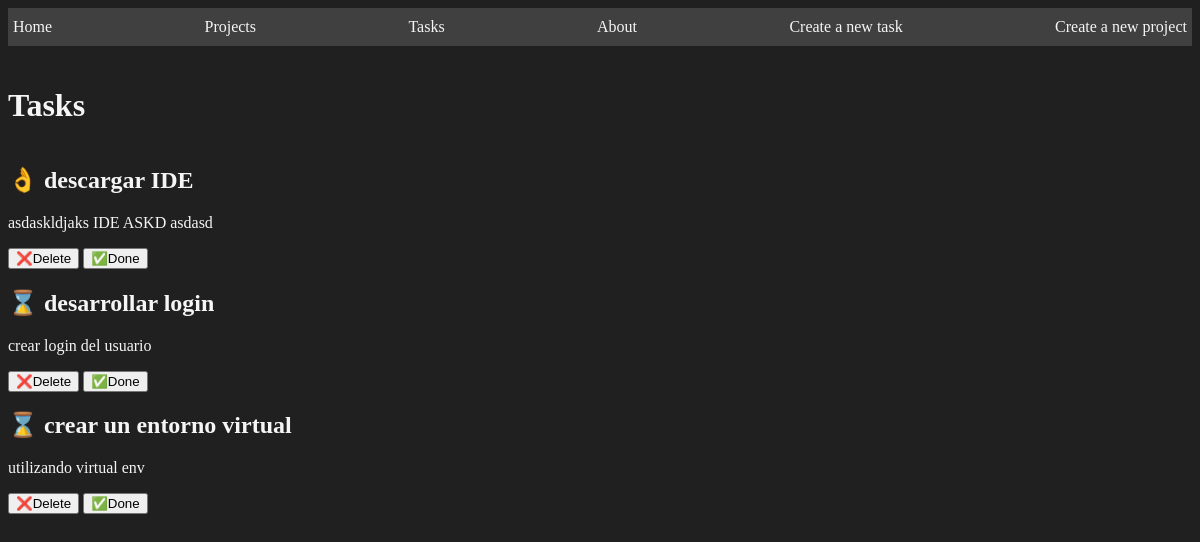
The page /tasks/ on the database as committed earlier.
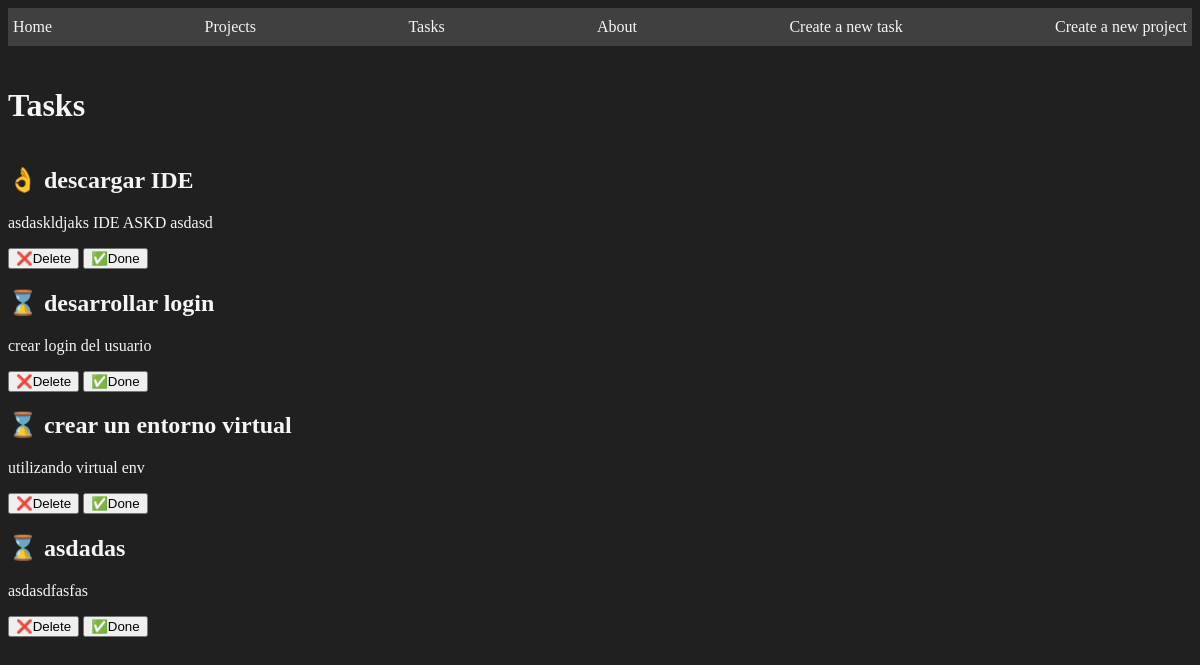
The same page on the database as committed later.
### myapp/models.py (models this page shows, shortened)
class Task(models.Model):
    title = models.CharField(max_length=200)
    description = models.TextField()
    project = models.ForeignKey(Project, on_delete=models.CASCADE)
    done = models.BooleanField(default=False)

### myapp/views.py (the view)
# urls.py: path('tasks/', views.tasks, name='tasks'),
def tasks(request):
    tasks = Task.objects.all()
    return render(request, 'tasks/tasks.html',{
        'tasks':tasks
    })

### myapp/templates/tasks/tasks.html
    {% extends 'layouts/base.html' %}
    {% block content %}
    <h1>Tasks</h1>
    {% for task in tasks%}
    <div>
        <h2>{% if task.done == False %} ⌛ {% else %} 👌 {% endif %} {{task.title}} </h2>
        <p>{{task.description}}</p>
        <button>
            ❌Delete
        </button>
        <button>
            ✅Done
        </button>
    </div>
    {% endfor%}
    {% endblock %}

Rows that differ between the two databases and show on the page:
added Task: title "asdadas", description "asdasdfasfas"
